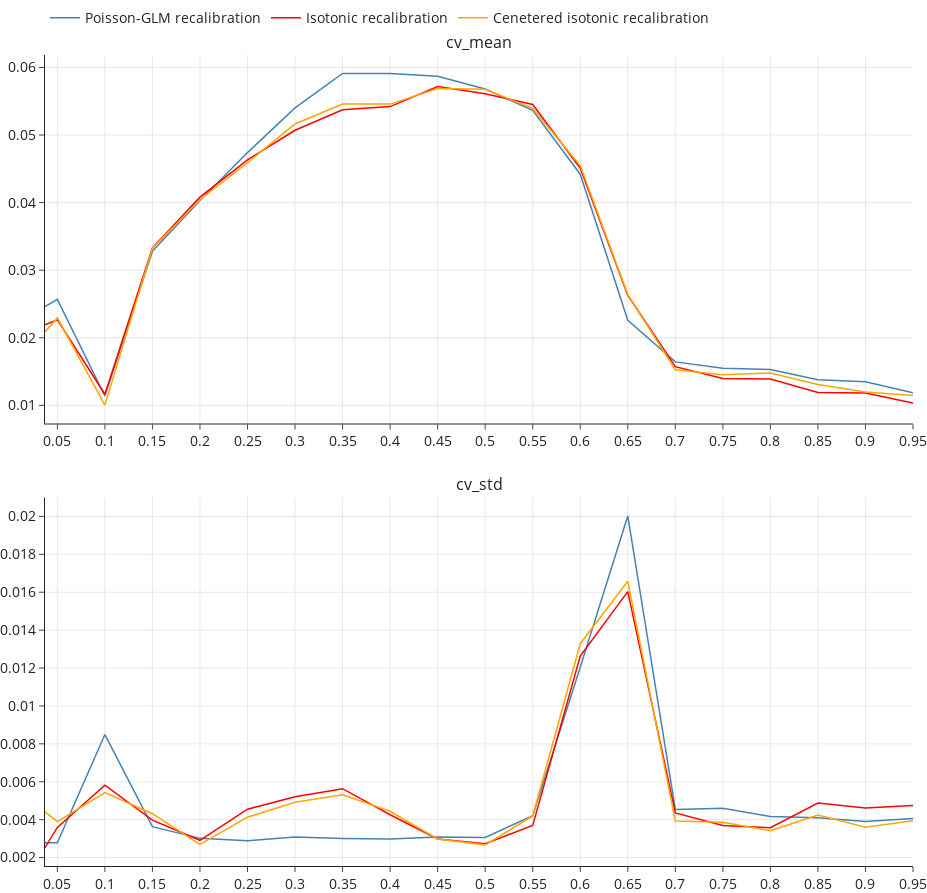

Source (notebook cell):
### Code cell
plot_means_and_std_cv_exps("SC")

### Figure 1 — Plotly figure (JSON) as saved in the notebook; plotly's stock layout.template omitted (floating-point values rounded to 4 significant figures)
{"data": [{"legendgroup": "Poisson-GLM recalibration", "line": {"color": "steelblue", "width": 1.5}, "name": "Poisson-GLM recalibration", "opacity": 1, "showlegend": true, "type": "scatter", "x": [0.037, 0.05, 0.1, 0.15, 0.2, 0.25, 0.3, 0.35, 0.4, 0.45, 0.5, 0.55, 0.6, 0.65, 0.7, 0.75, 0.8, 0.85, 0.9, 0.95], "xaxis": "x", "y": [0.0246, 0.02568, 0.01138, 0.03281, 0.0403, 0.0474, 0.05401, 0.05912, 0.05912, 0.0587, 0.0568, 0.05366, 0.0442, 0.02259, 0.01643, 0.0155, 0.01529, 0.01379, 0.0135, 0.01185], "yaxis": "y"}, {"legendgroup": "Poisson-GLM recalibration", "line": {"color": "steelblue", "width": 1.5}, "name": "Poisson-GLM recalibration", "opacity": 1, "showlegend": false, "type": "scatter", "x": [0.037, 0.05, 0.1, 0.15, 0.2, 0.25, 0.3, 0.35, 0.4, 0.45, 0.5, 0.55, 0.6, 0.65, 0.7, 0.75, 0.8, 0.85, 0.9, 0.95], "xaxis": "x2", "y": [0.002786, 0.002782, 0.00849, 0.003629, 0.003013, 0.002891, 0.003082, 0.003008, 0.002975, 0.003085, 0.003064, 0.004212, 0.01204, 0.02003, 0.004543, 0.004603, 0.004165, 0.004101, 0.003902, 0.004061], "yaxis": "y2"}, {"legendgroup": "Isotonic recalibration", "line": {"color": "red", "width": 1.5}, "name": "Isotonic recalibration", "opacity": 1, "type": "scatter", "x": [0.037, 0.05, 0.1, 0.15, 0.2, 0.25, 0.3, 0.35, 0.4, 0.45, 0.5, 0.55, 0.6, 0.65, 0.7, 0.75, 0.8, 0.85, 0.9, 0.95], "xaxis": "x", "y": [0.02191, 0.02267, 0.01165, 0.0333, 0.04081, 0.04633, 0.05071, 0.05373, 0.05421, 0.05717, 0.0561, 0.05453, 0.0451, 0.02629, 0.01572, 0.01397, 0.01391, 0.01191, 0.01182, 0.01036], "yaxis": "y"}, {"legendgroup": "Isotonic recalibration", "line": {"color": "red", "width": 1.5}, "name": "Isotonic recalibration", "opacity": 1, "showlegend": false, "type": "scatter", "x": [0.037, 0.05, 0.1, 0.15, 0.2, 0.25, 0.3, 0.35, 0.4, 0.45, 0.5, 0.55, 0.6, 0.65, 0.7, 0.75, 0.8, 0.85, 0.9, 0.95], "xaxis": "x2", "y": [0.002528, 0.003594, 0.00582, 0.003973, 0.002911, 0.004551, 0.005211, 0.005635, 0.004258, 0.002982, 0.002726, 0.003692, 0.01263, 0.01603, 0.004352, 0.003695, 0.003573, 0.004878, 0.004616, 0.004741], "yaxis": "y2"}, {"legendgroup": "Cenetered isotonic recalibration", "line": {"color": "orange", "width": 1.5}, "name": "Cenetered isotonic recalibration", "opacity": 1, "type": "scatter", "x": [0.037, 0.05, 0.1, 0.15, 0.2, 0.25, 0.3, 0.35, 0.4, 0.45, 0.5, 0.55, 0.6, 0.65, 0.7, 0.75, 0.8, 0.85, 0.9, 0.95], "xaxis": "x", "y": [0.02089, 0.02294, 0.01004, 0.03326, 0.04042, 0.04593, 0.05163, 0.05458, 0.05458, 0.05687, 0.05677, 0.05394, 0.04547, 0.02639, 0.01527, 0.01452, 0.01478, 0.01307, 0.01197, 0.01146], "yaxis": "y"}, {"legendgroup": "Cenetered isotonic recalibration", "line": {"color": "orange", "width": 1.5}, "name": "Cenetered isotonic recalibration", "opacity": 1, "showlegend": false, "type": "scatter", "x": [0.037, 0.05, 0.1, 0.15, 0.2, 0.25, 0.3, 0.35, 0.4, 0.45, 0.5, 0.55, 0.6, 0.65, 0.7, 0.75, 0.8, 0.85, 0.9, 0.95], "xaxis": "x2", "y": [0.00441, 0.003893, 0.005429, 0.004314, 0.002696, 0.004131, 0.004919, 0.005314, 0.004444, 0.002979, 0.002671, 0.004199, 0.01328, 0.01658, 0.003927, 0.003867, 0.003413, 0.004251, 0.003607, 0.003945], "yaxis": "y2"}], "layout": {"annotations": [{"font": {"size": 16}, "showarrow": false, "text": "cv_mean", "x": 0.5, "xanchor": "center", "xref": "paper", "y": 1, "yanchor": "bottom", "yref": "paper"}, {"font": {"size": 16}, "showarrow": false, "text": "cv_std", "x": 0.5, "xanchor": "center", "xref": "paper", "y": 0.4544, "yanchor": "bottom", "yref": "paper"}], "font": {"size": 14}, "height": 893, "hovermode": "x unified", "legend": {"orientation": "h", "x": 0, "xanchor": "left", "y": 1.045, "yanchor": "middle"}, "margin": {"b": 0, "l": 0, "r": 0, "t": 55}, "showlegend": true, "title": {"x": 0.5, "y": 1, "yanchor": "top"}, "width": 927, "xaxis": {"anchor": "y", "autorange": true, "domain": [0, 1], "nticks": 20, "range": [0.037, 0.95], "showgrid": true, "type": "linear"}, "xaxis2": {"anchor": "y2", "autorange": true, "domain": [0, 1], "nticks": 20, "range": [0.037, 0.95], "showgrid": true, "type": "linear"}, "yaxis": {"anchor": "x", "autorange": true, "domain": [0.5456, 1], "nticks": 10, "range": [0.007313, 0.06184], "showgrid": true, "type": "linear"}, "yaxis2": {"anchor": "x2", "autorange": true, "domain": [0, 0.4544], "nticks": 10, "range": [0.001555, 0.021], "showgrid": true, "type": "linear"}}}
